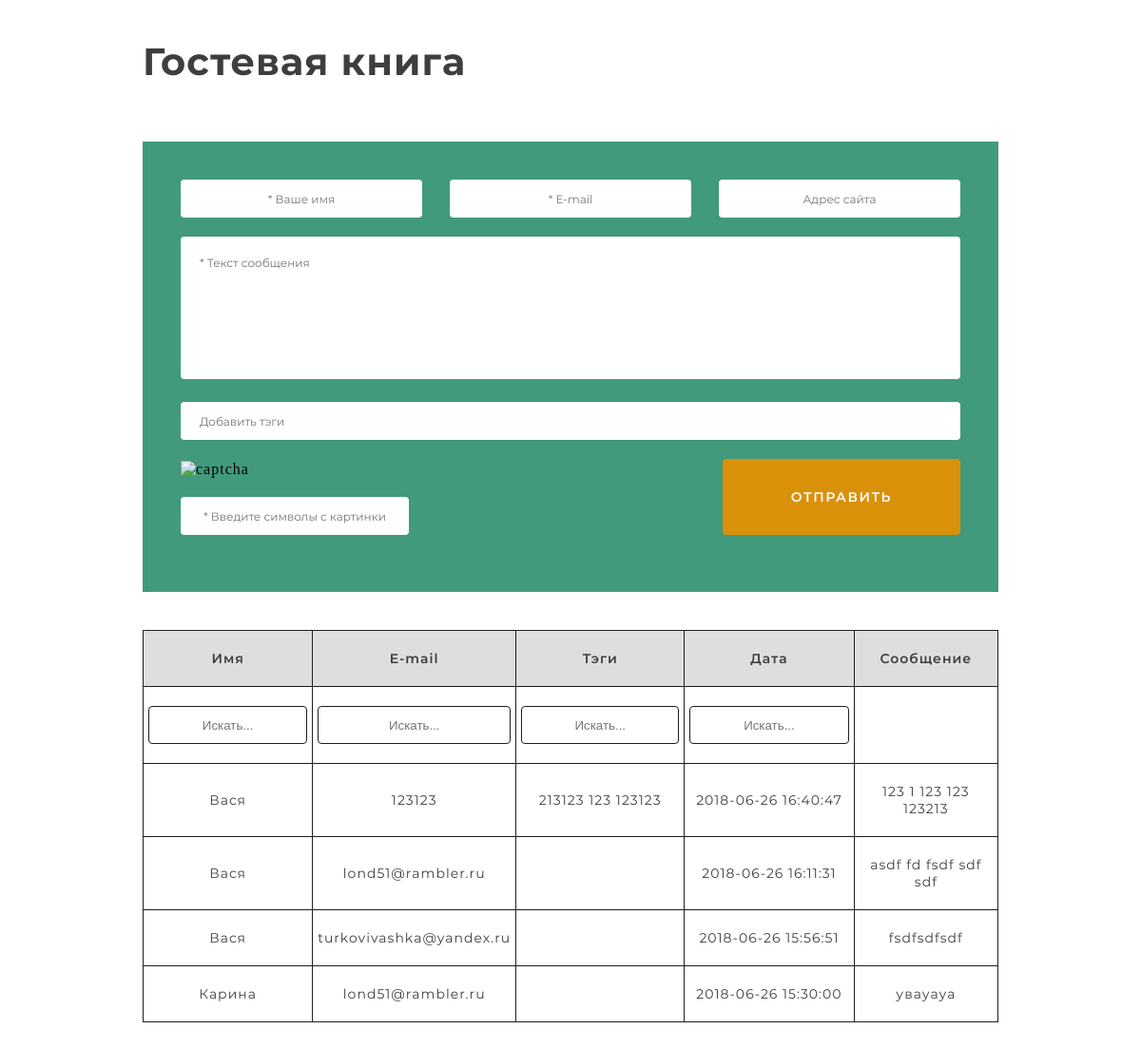
Before: / with the older database file.
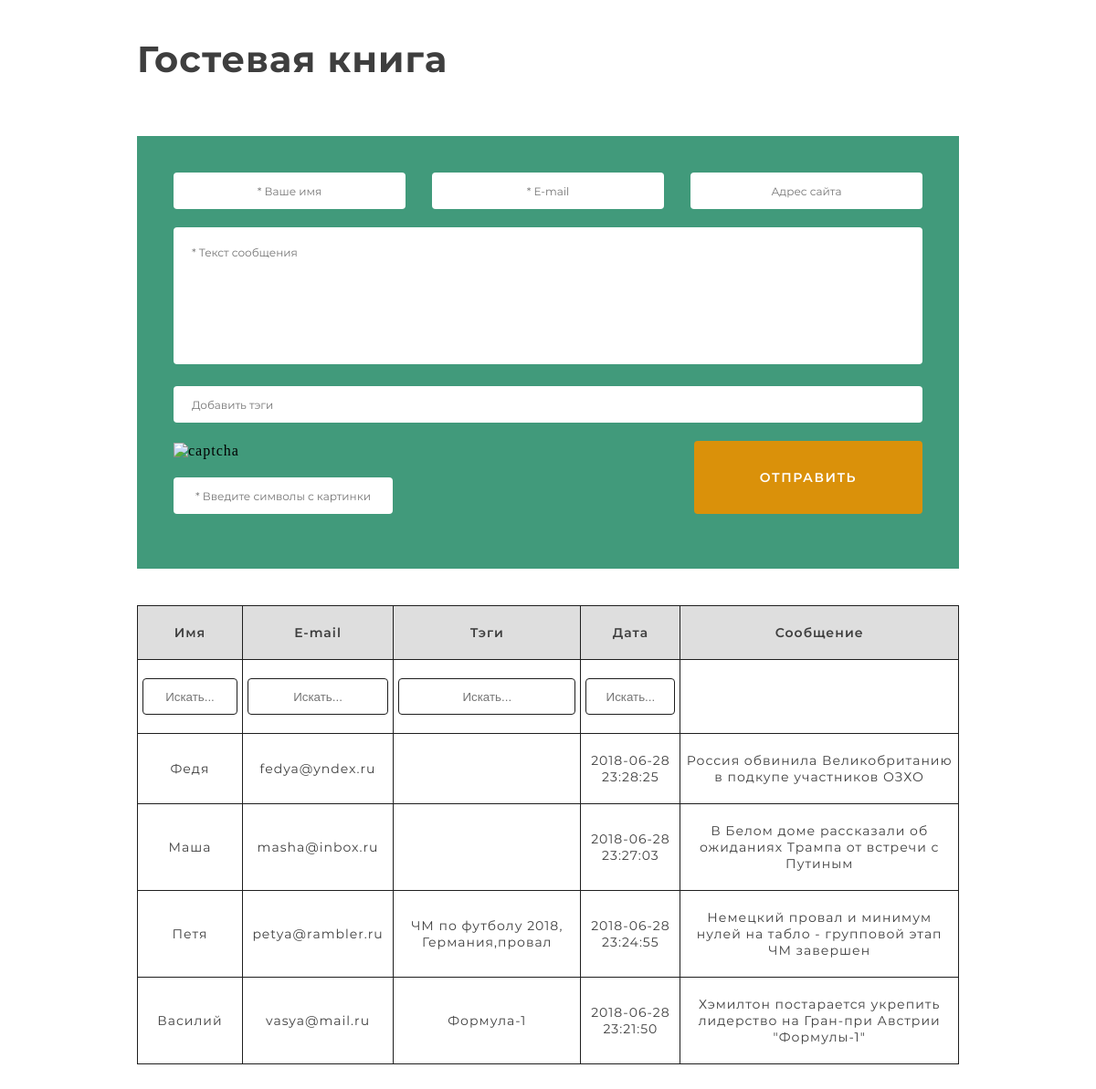
After: the same page with the newer database file.
### tables this page shows
CREATE TABLE `reviews` (
  `id` int(11) NOT NULL,
  `user_name` varchar(100) NOT NULL,
  `user_email` varchar(100) NOT NULL,
  `user_homepage` varchar(255) DEFAULT NULL,
  `user_ip` varchar(100) NOT NULL,
  `user_browser` varchar(100) NOT NULL,
  `review_text` text NOT NULL,
  `review_tags` text,
  `date` timestamp NOT NULL DEFAULT CURRENT_TIMESTAMP
);

### core/classes/Db.php (called while the page is built, shortened)
<?php
class Db
{
    protected $host = 'localhost';
    protected $user = 'root';
    protected $password = '';
    protected $db_name = 'guestbook';
    public function getDb(){
        $dsn = "mysql:host={$this->host};dbname={$this->db_name};charset=utf8";
        return new PDO($dsn, $this->user, $this->password);
    }
    protected function clearString($string){
        return trim(strip_tags($string));
    }
    public function getComments($offset = null){
        $db = $this->getDb();
        $searchQuery = '';
        $offset = $offset != null ? $offset.',' : '';
        $offset = $this->clearString($offset);
        $query = "SELECT * FROM reviews $searchQuery ORDER BY date DESC LIMIT $offset 4";
        $comments = $db->query($query)->fetchAll();
        return $comments;
    }
}

### core/inc/_comments.php (the view)
<?
require_once $_SERVER['DOCUMENT_ROOT'].'/core/classes/Db.php';
$db = new Db();
$comments = $db->getComments();
?>
<?if($comments){?>
    <table>
        <thead>
            <tr>
                <th>Имя</th>
                <th>E-mail</th>
                <th>Тэги</th>
                <th>Дата</th>
                <th>Сообщение</th>
            </tr>
            <tr>
                <td><input type="text" id="user_name" placeholder="Искать..." class="search_input"></td>
                <td><input type="text" id="user_email" placeholder="Искать..." class="search_input"></td>
                <td><input type="text" id="review_tags" placeholder="Искать..." class="search_input"></td>
                <td><input type="text" id="date" placeholder="Искать..." class="search_input"></td>
                <td></td>
            </tr>
        </thead>
        <tbody>
        <?foreach ($comments as $comment):?>
            <tr>
                <td><?=$comment['user_name']?></td>
                <td><?=$comment['user_email']?></td>
                <td><?=$comment['review_tags']?></td>
                <td><?=$comment['date']?></td>
                <td><?=$comment['review_text']?></td>
            </tr>
        <?endforeach;?>
        </tbody>
    </table>
<?}else{?>
    <p>Сообщений не найдено</p>
<?}?>

### index.php (shortened to what this page needs)
<!DOCTYPE html>
<html lang="en">
<head>
    <link rel="stylesheet" href="css/style.css">
</head>
<body>
    <div class="inner">
        <h1 class="site_header">Гостевая книга</h1>
        <div class="form_wrapper">
            <form method="post" id="reviewsForm">
                <div class="inputs_wrapper">
                    <div class="input_block">
                        <input type="text" name="user_name" placeholder="* Ваше имя" class="site_input clearInput">
                    </div>
                    <div class="input_block">
                        <input type="text" name="email" placeholder="* E-mail" class="site_input clearInput">
                    </div>
                    <div class="input_block">
                        <input type="text" name="homepage" placeholder="Адрес сайта" class="site_input clearInput">
                    </div>
                </div>
                <div class="input_block">
                    <textarea name="text" placeholder="* Текст сообщения" class="site_input site_ta clearInput"></textarea>
                </div>
                <div class="input_block">
                    <input type="text" name="tags" placeholder="Добавить тэги" class="site_input tags_input clearInput">
                </div>
                <div class="form_bottom_side">
                    <div class="captcha_wrapper">
                        <img src="core/inc/_captcha.php" alt="captcha" id="captcha_img">
                        <div class="input_block">
                            <input type="text" name="captcha" placeholder="* Введите символы с картинки" class="site_input captcha_input clearInput">
                        </div>
                    </div>
                    <input type="submit" value="Отправить" class="site_submit site_input">
                </div>
            </form>
        </div>
        <div class="comments_block">
            <?require_once 'core/inc/_comments.php'?>
        </div>
    </div>
</body>
</html>

### css/style.css (style rules this page uses)
* { box-sizing: border-box; margin: 0; padding: 0; }
body { margin: 0; padding: 0; letter-spacing: 1px; }
textarea { resize: none; }
.inner { max-width: 900px; margin: 0 auto; }
.site_header { padding: 40px 0 60px; font:40px Montserrat-Bold; color:#3e3e3e; }
.form_wrapper { padding: 40px; background: #419a7b; position: relative; }
.inputs_wrapper { display: flex; justify-content: space-between; }
.inputs_wrapper>.input_block { width: 31%; }
.input_block { position: relative; }
.site_input { color: #7e7e7e; font: 12px Montserrat-Regular; background: #fff; border-radius: 4px; border: none; margin-bottom: 20px; height: 40px; width: 100%; text-align: center; padding: 0 20px; }
.site_ta { text-align: left; padding-top: 20px; height: 150px; }
.tags_input { text-align: left; }
.site_submit { color: #fff; font: 14px Montserrat-SemiBold; letter-spacing: 1.5px; text-transform: uppercase; background: #da910a; max-width: 250px; width: 100%; height: 80px; transition: background-color .2s; cursor:pointer; }
.form_bottom_side { display: flex; justify-content: space-between; align-items: flex-end; }
.captcha_wrapper { max-width: 240px; width: 100%; }
.captcha_wrapper>img { display: block; margin-bottom: 20px; width: 100%; }
.comments_block { padding: 40px 0 120px; }
.comments_block>table { width: 100%; border-collapse: collapse; }
.comments_block>table th { background: #dedede; border: 1px solid #1e1e1e; padding: 20px 0; font: 14px Montserrat-SemiBold; color: #3e3e3e; }
.comments_block>table tr { text-align: center; }
.comments_block>table td { padding: 20px 5px; border: 1px solid #1e1e1e; font: 14px Montserrat-Regular; color: #3e3e3e; }
.search_input { border-radius: 4px; border: 1px solid #1e1e1e; height: 40px; width: 100%; text-align: center; }

Changed rows visible on the page:
removed reviews: user_name "Вася", user_email "123123", review_tags "213123 123 123123", date "2018-06-26 16:40:47", review_text "123 1 123 123 123213"
removed reviews: user_name "Вася", user_email "lond51@rambler.ru", date "2018-06-26 16:11:31", review_text "asdf fd fsdf sdf sdf"
removed reviews: user_name "Вася", user_email "turkovivashka@yandex.ru", date "2018-06-26 15:56:51", review_text "fsdfsdfsdf"
removed reviews: user_name "Карина", user_email "lond51@rambler.ru", date "2018-06-26 15:30:00", review_text "увауауа"
added reviews: user_name "Федя", user_email "fedya@yndex.ru", date "2018-06-28 23:28:25", review_text "Россия обвинила Великобританию в подкупе участников ОЗХО"
added reviews: user_name "Маша", user_email "masha@inbox.ru", date "2018-06-28 23:27:03", review_text "В Белом доме рассказали об ожиданиях Трампа от встречи с Путиным"
added reviews: user_name "Петя", user_email "petya@rambler.ru", review_tags "ЧМ по футболу 2018, Германия,провал", date "2018-06-28 23:24:55", review_text "Немецкий провал и минимум нулей на табло - групповой этап ЧМ завершен"
added reviews: user_name "Василий", user_email "vasya@mail.ru", review_tags "Формула-1", date "2018-06-28 23:21:50", review_text "Хэмилтон постарается укрепить лидерство на Гран-при Австрии \"Формулы-1\""
